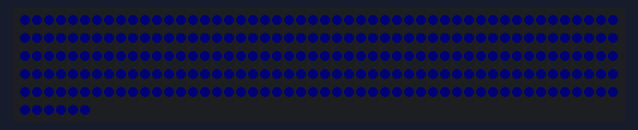
Simulated run of this sketch. Board: Arduino Uno, built with avr-gcc and run on an emulated ATmega328P. Parts: 256 RGB LEDs in strip order, left to right, continuing on the next row. Dim RGB values are drawn brighter than linear.

Above: at 0.1 s.

The sketch:

led.ino
```cpp
#include <Adafruit_NeoPixel.h>

// 5 for lilly
#define PIN 2
#define PIXELS 256

Adafruit_NeoPixel strip = Adafruit_NeoPixel(PIXELS, PIN, NEO_GRB + NEO_KHZ800);


unsigned char buf[PIXELS * 3];
int buf_pos = 0;

static void refresh_led() {
	unsigned char *b = buf;
	unsigned i;
	for (i = 0; i < PIXELS; i++) {
		strip.setPixelColor(i, b[i*3], b[i*3+1], b[i*3+2]);
	}
	strip.show();
}


void setup() {
     int i;
     for (i = 0; i < PIXELS; i++) {
         buf[i*3+0]= 0;
         buf[i*3+1]= 0;
         buf[i*3+2]= 1;
}

	pinMode(PIN, OUTPUT);
	strip.begin();
	refresh_led();

	Serial.begin(115200, SERIAL_8N1);
}

static unsigned char serial_read() {
	while (Serial.available() == 0) {};
	return Serial.read();
}

unsigned count;
void loop() {
	while (1) {
		if (serial_read() == 0xFF)
			break;
	}

	if (serial_read() != 0xFF || serial_read() != 0xFF)
		return;

	count += 1;
        digitalWrite(13, count % 2 == 0 ? HIGH : LOW);

	unsigned i;
	for (i=0; i < sizeof(buf); i++) {
		buf[i] = serial_read();
                if (i >= 2 && buf[i-2] == 0xff && buf[i-1] == 0xff && buf[i-0] == 0xff) {
                      buf[i-2] = 0;
                      buf[i-1] = 0;
                      buf[i-0] = 0;
                        break;
                }
	}

	refresh_led();
}
```
